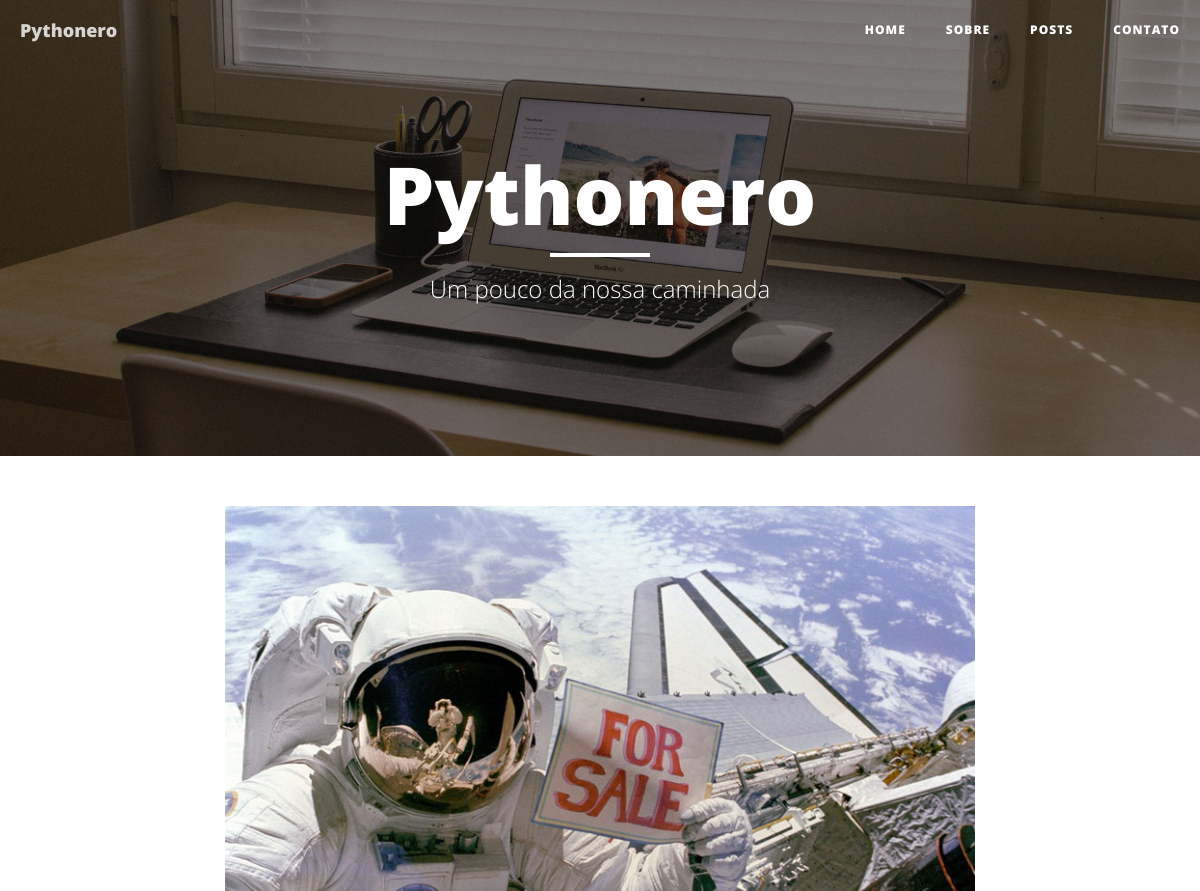
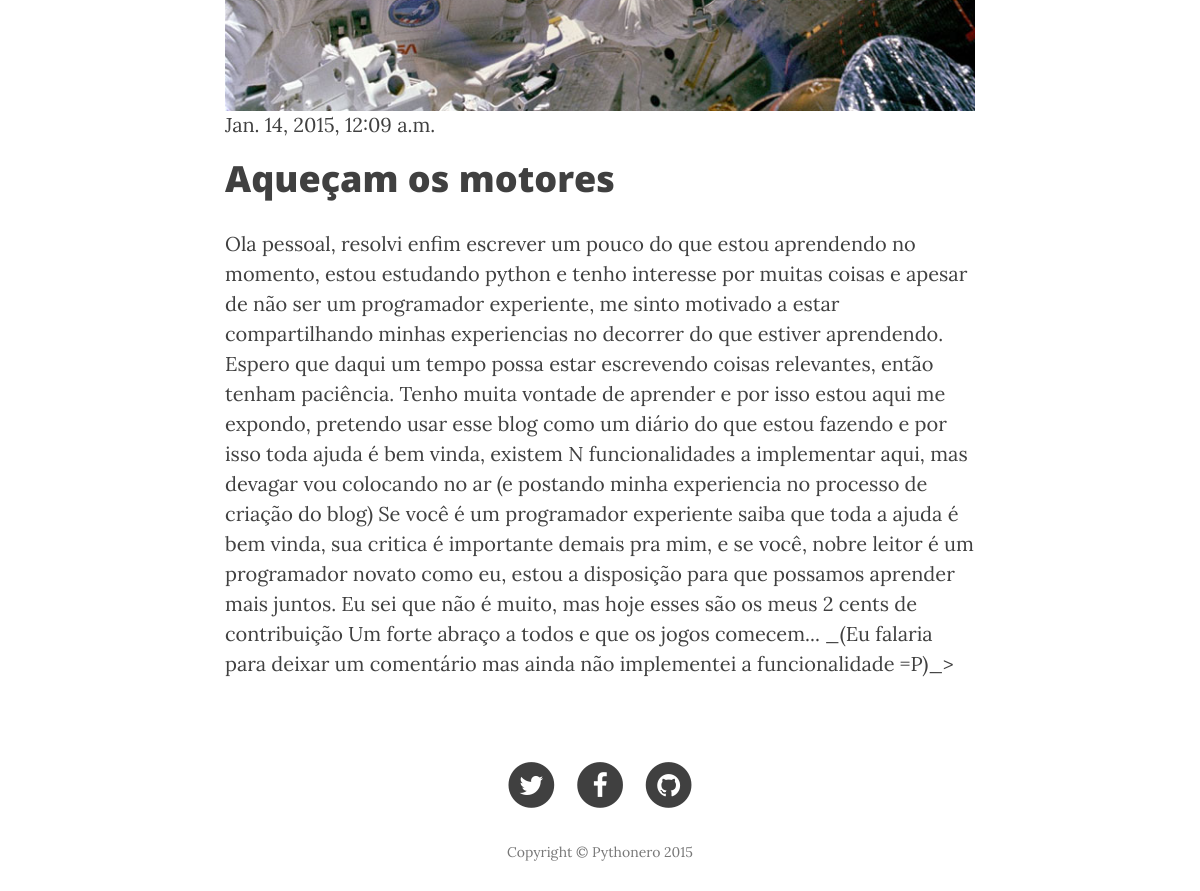
Screenshot of /post/7/ with the database file from the repository (2 pictures, top to bottom).
### blog/models.py (models this page shows, shortened)
class Post(models.Model):
	author = models.ForeignKey('auth.User')
	title = models.CharField(max_length=100)
	slug = models.SlugField(max_length=200, unique=True)
	description = models.TextField('Descrição Simples', blank=True)
	text  = MarkdownField()
	create_date = models.DateTimeField(default=timezone.now)
	published_date = models.DateTimeField(
		blank=True, null=True)
	tags = models.ManyToManyField(Tag)
	class Meta:
		verbose_name = "Post"
		verbose_name_plural = "Posts"
		ordering = ['-create_date']

### blog/views.py (the view)
# urls.py: url(r'^post/(?P<pk>[0-9]+)/$', views.post_detail),
def post_detail(request, pk):
	post = get_object_or_404(Post, pk=pk)
	return render(request, 'blog/post_detail.html', {'post':post})

### blog/templates/blog/post_detail.html
{% extends 'blog/base.html' %}
{% load staticfiles %}
{% load django_markdown %}
{% block content %}
    <article>
        <div class="container">
            <div class="row">
                <div class="col-lg-8 col-lg-offset-2 col-md-10 col-md-offset-1">
                    <a href="#">
                        <img class="img-responsive" src="{% static 'img/post-sample-image.jpg' %}" alt="">
                    </a>
                      {% if post.published_date %}
         			   {{ post.published_date }}
       		 {% endif %}
                      <h1>{{ post.title }}</h1>
    		<p>{{ post.text|markdown }}</p>
               </div>
            </div>
        </div>
    </article>
   {% endblock %}

### blog/templates/blog/base.html (shortened to what this page needs)
{% load staticfiles %}
{% load django_markdown %}
<!DOCTYPE html>
<html lang="en">
<head>
     <link href="{% static 'css/bootstrap.min.css'%} " rel="stylesheet">
    <link href="{% static 'css/clean-blog.min.css'%} " rel="stylesheet">
    <link href="http://maxcdn.bootstrapcdn.com/font-awesome/4.1.0/css/font-awesome.min.css" rel="stylesheet" type="text/css">
</head>
<body>
    <nav class="navbar navbar-default navbar-custom navbar-fixed-top">
        <div class="container-fluid">
            <div class="navbar-header page-scroll">
                <a class="navbar-brand" href="{% url 'post_list' %}">Pythonero</a>
            </div>
            <div class="collapse navbar-collapse" id="bs-example-navbar-collapse-1">
                <ul class="nav navbar-nav navbar-right">
                    <li>
                        <a href="{% url 'post_list' %}">Home</a>
                    </li>
                    <li>
                        <a href="about.html">Sobre</a>
                    </li>
                    <li>
                        <a href="post.html">Posts</a>
                    </li>
                    <li>
                        <a href="contact.html">Contato</a>
                    </li>
                </ul>
            </div>
        </div>
    </nav>
    <header class="intro-header" style="background-image: url('{% static 'img/home-bg.jpg' %}')" >
        <div class="container">
            <div class="row">
                <div class="col-lg-8 col-lg-offset-2 col-md-10 col-md-offset-1">
                    <div class="site-heading">
                        <h1>Pythonero</h1>
                        <hr class="small">
                        <span class="subheading">Um pouco da nossa caminhada</span>
                    </div>
                </div>
            </div>
        </div>
    </header>
{% block content %}
{% endblock %}
    <footer>
        <div class="container">
            <div class="row">
                <div class="col-lg-8 col-lg-offset-2 col-md-10 col-md-offset-1">
                    <ul class="list-inline text-center">
                        <li>
                            <a href="#">
                                <span class="fa-stack fa-lg">
                                    <i class="fa fa-circle fa-stack-2x"></i>
                                    <i class="fa fa-twitter fa-stack-1x fa-inverse"></i>
                                </span>
                            </a>
                        </li>
                        <li>
                            <a href="www.faceboook.com/paulohqlopes">
                                <span class="fa-stack fa-lg">
                                    <i class="fa fa-circle fa-stack-2x"></i>
                                    <i class="fa fa-facebook fa-stack-1x fa-inverse"></i>
                                </span>
                            </a>
                        </li>
                        <li>
                            <a href="#">
                                <span class="fa-stack fa-lg">
                                    <i class="fa fa-circle fa-stack-2x"></i>
                                    <i class="fa fa-github fa-stack-1x fa-inverse"></i>
                                </span>
                            </a>
                        </li>
                    </ul>
                    <p class="copyright text-muted">Copyright &copy; Pythonero 2015</p>
                </div>
            </div>
        </div>
    </footer>
</body>
</html>

### rows the page displays
Post: published_date "Jan. 14, 2015, 12:09 a.m.", title "Aqueçam os motores", text "Ola pessoal, resolvi enfim escrever um pouco do que estou aprendendo no momento, estou estudando python e tenho interesse por muitas coisas e apesar de não ser um programador experiente, me sinto motivado a estar compartilhando minhas experiencias no decorrer do que estiver aprendendo. Espero que daqui um tempo possa estar escrevendo coisas relevantes, então tenham paciência. Tenho muita vontade de aprender e por isso estou aqui me expondo, pretendo usar esse blog como um diário do que estou fazendo e por isso toda ajuda é bem vinda, existem N funcionalidades a implementar aqui, mas devagar vou colocando no ar (e postando minha experiencia no processo de criação do blog) Se você é um…"
